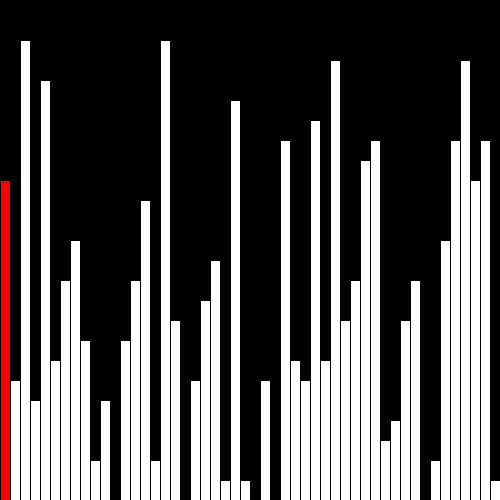
Frame 1 (no input)
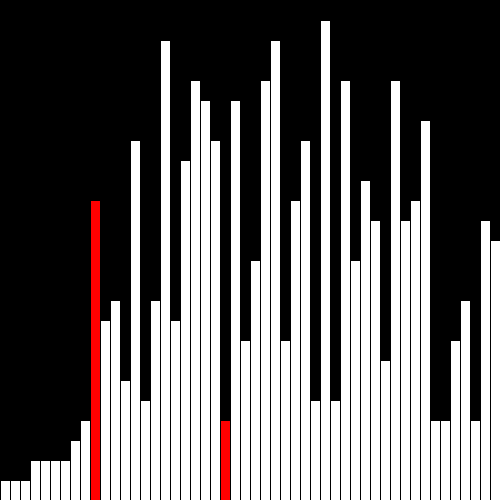
Frame 60 (the mouse pressed at the canvas centre just before this capture)
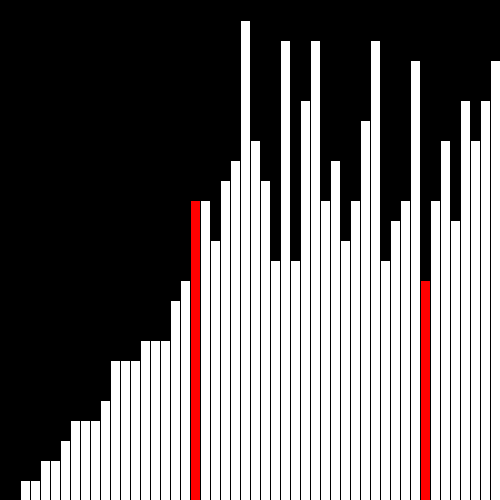
Frame 120 (the mouse held since frame 60 and released just before this capture)

The Processing sketch that drew these frames (run headless with seeded random() and noise(); from frame 60 on, the mouse is pressed at the canvas centre):

// Processing sketch: processing_98023
// ── processing_98023.pde

/*
Mihir Khetarpal
*/
int[] array = new int[50];
int i = 0;
void setup() {
  genArray();
  for (int i: array) {
    print(i + " ");
  }
  size(500, 500);
  frameRate(10);
  println();
  println();
  for (int i: array) {
    print(i + " ");
  }
}
void genArray() {
  for (int i = 0; i < 50; i++) {
    array[i] = (int)(random(25));
  }
}
void selectionSortSingleLoop(int i) {
  int val = array[i];
  int pos = i;
  int k = i;
  for (int ik = i; ik < array.length; ik++) {
    if (val > array[ik]) {
      val = array[ik];
      pos = ik;
    }
    background(0);
    drawArray(i, pos);
  }
  swap(array, i, pos);
}

void draw() {
  selectionSortSingleLoop(i);
  i++;
  if (i > 49) {
    rerun();
  }
  i %= 50;
}
void drawArray(int j, int k) {
  fill(255, 255, 255);
  for (int i = 0; i < 50; i++) {
    if (i == j || i == k) {
      fill(255, 0, 0);
    } 
    else {
      fill(255, 255, 255);
    }
    rect(i*10, 500, 10, - array[i] * 20);
  }
}
void rerun() {
  genArray();
  i = 0;
}
void swap(int[] array, int pos1, int pos2) {
  int temp = array[pos1];
  array[pos1] = array[pos2];
  array[pos2] = temp;
}
